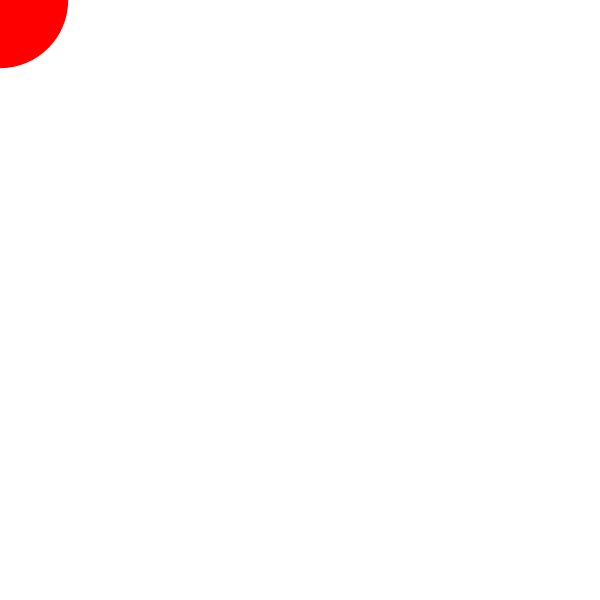
Frame 1 (no input)
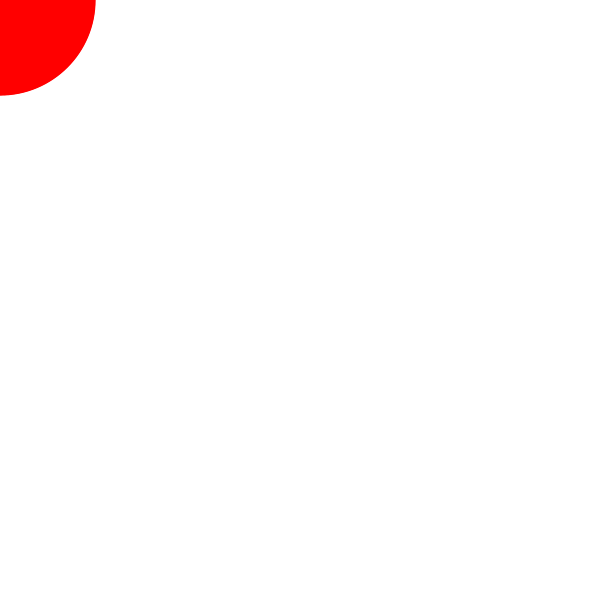
Frame 60 (the mouse pressed at the canvas centre just before this capture)
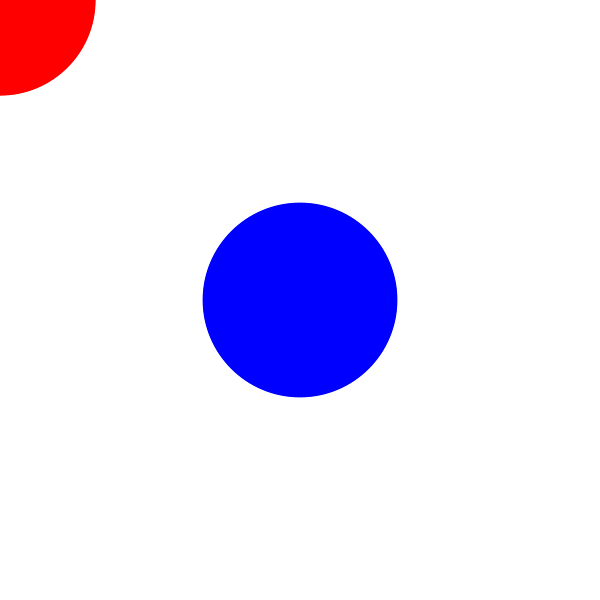
Frame 120 (the mouse held since frame 60 and released just before this capture)

The Processing sketch that drew these frames (run headless with seeded random() and noise(); from frame 60 on, the mouse is pressed at the canvas centre):

// Processing sketch: prac6
// ── prac6.pde
boolean col = false;

void setup() {
  size(600, 600);
  smooth();
  background(255);
  noStroke();
}

void draw() {
  if (col) {
    fill(0, 0, 255);
  }
  else {
    fill(255, 0, 0);
  }
  float dim = random(20, 200);
  ellipse(mouseX, mouseY, dim, dim);
}

void mousePressed() {
  if (mouseX > width/2-50 && mouseX < width/2+50 && mouseY > height/2-50 && mouseY < height/2+50) {
    col = !col;
  }
}
